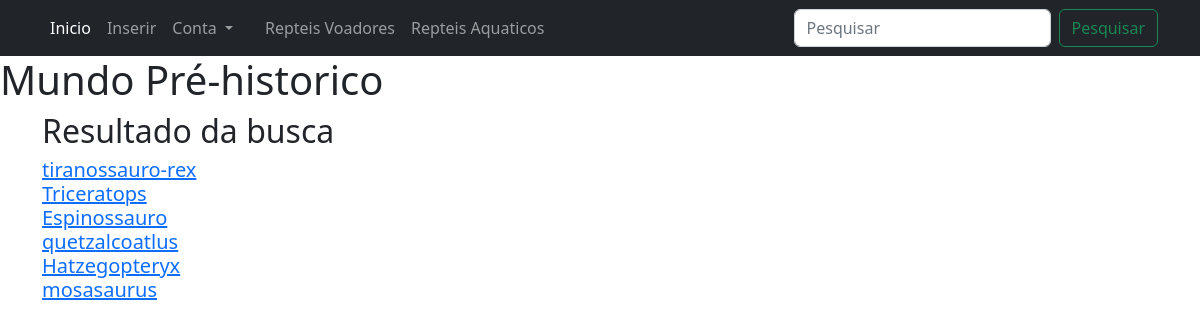
Screenshot of /Projeto/busca.php with the database file from the repository.
### tables this page shows
CREATE TABLE `posts` (
  `id` int(11) NOT NULL,
  `title` varchar(30) NOT NULL,
  `description` longtext NOT NULL,
  `data` date NOT NULL,
  `image` varchar(150) NOT NULL,
  `category` varchar(200) NOT NULL,
  `idCategory` varchar(200) NOT NULL
);

### Projeto/busca.php (the view, shortened to what this page needs)
<?php
include 'nav.php';
$buscar = $_POST['buscar'];
$stmt = $conectar->prepare("SELECT * FROM posts WHERE title LIKE '%$buscar%'");
$stmt->execute();
$search = $stmt->fetchAll();
?>
<div class="container">
	<h2>Resultado da busca</h2>
	<?php foreach($search as $key => $value): ?>
		<h5 class="card-title">
		<a href="/admin/viewPost.php?id=<?= $value["id"] ?>">
			<?= $value["title"] ?>
		</a>
		</h5>
	<?php endforeach; ?>
</div>

### rows the page displays
posts: title "tiranossauro-rex"
posts: title "Triceratops"
posts: title "Espinossauro"
posts: title "quetzalcoatlus"
posts: title "Hatzegopteryx"
posts: title "mosasaurus"
